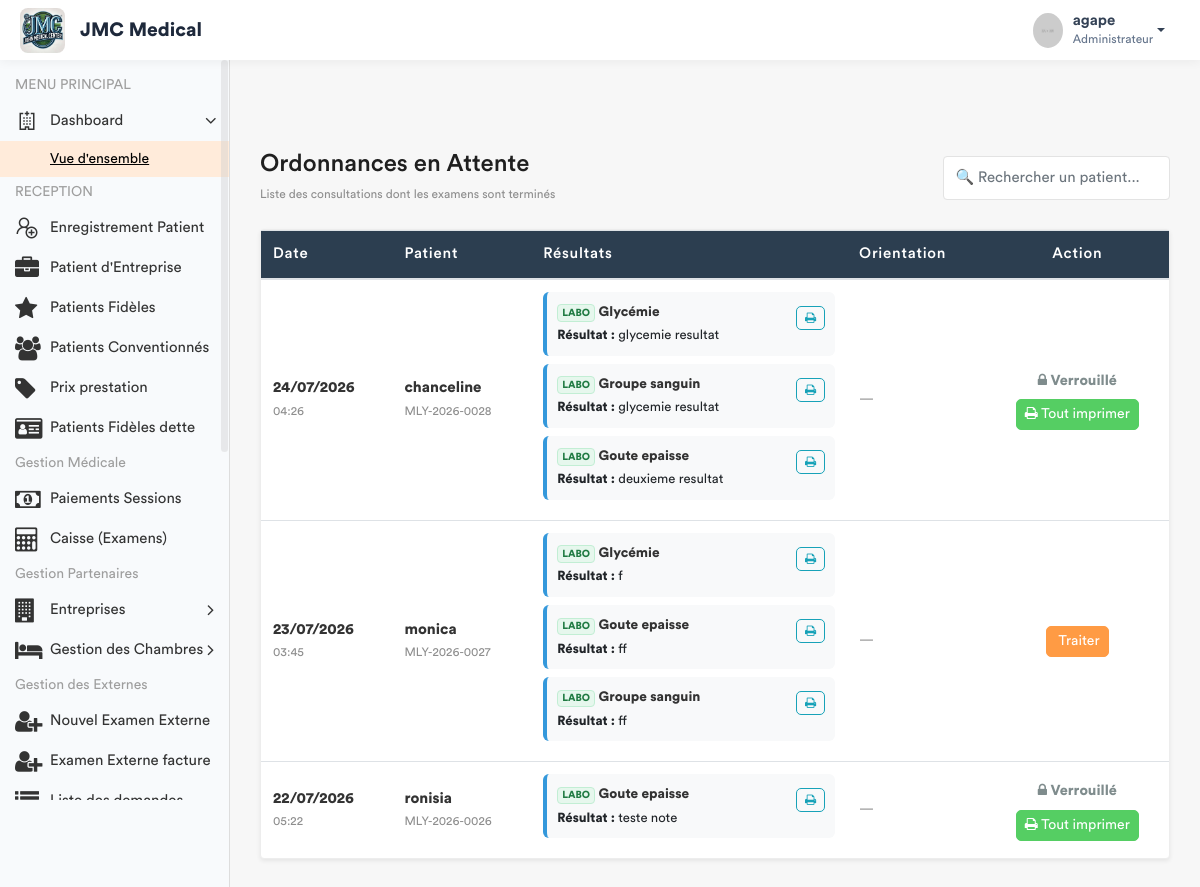
The page /medecin/salle-d-attente/ (signed in) on the database as committed earlier.
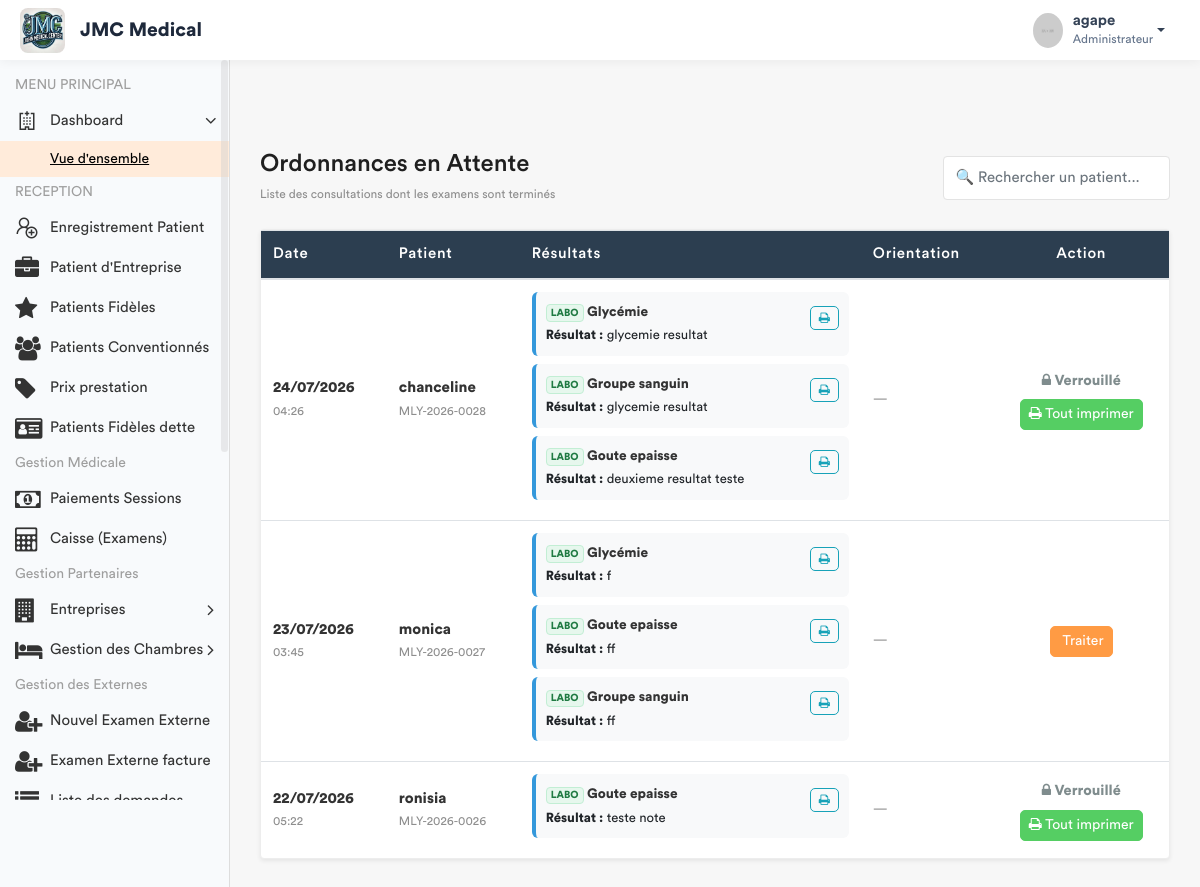
The same page on the database as committed later.
### app/models.py (models this page shows, shortened)
class DemandeExamen(models.Model):
    STATUT = [
        ('EN_ATTENTE', 'En attente'),
        ('TERMINE', 'Terminé'),
        ('ANNULE', 'Annulé'),
    ]
    consultation = models.ForeignKey('Consultation', related_name='examens', on_delete=models.CASCADE)
    prestation = models.ForeignKey('Prestation', on_delete=models.PROTECT)
    indication = models.TextField(blank=True, help_text="Note du médecin pour le technicien")
    resultat = models.TextField(blank=True, null=True)
    image_resultat = models.ImageField(upload_to='resultats_examens/', blank=True, null=True)
    technicien = models.ForeignKey(
        settings.AUTH_USER_MODEL,
        related_name='examens_realises',
        on_delete=models.SET_NULL,
        null=True,
        blank=True
    )
    statut = models.CharField(max_length=20, choices=STATUT, default='EN_ATTENTE')
    date_demande = models.DateTimeField(default=timezone.now)
    date_realisation = models.DateTimeField(null=True, blank=True)
    quantite = models.PositiveIntegerField(default=1)
    hopital = models.ForeignKey(Hopital , on_delete= models.SET_NULL , null = True)

class Prestation(models.Model):
    CATEGORIES = [
        ('ADM', 'Administratif'),
        ('CONS', 'Consultation'),
        ('LABO', 'Laboratoire'),
        ('SOIN', 'Soins'),
        ('ECHO', 'Échographie'),
        ('RADIO', 'Radiologie'),
        ('SCAN', 'Scanner'),
        ('IRM', 'IRM'),
        ('CARDIO', 'Cardiographie'),
        ('GYNECO', 'Gynécographie'),
        ('ONCO', 'Oncologie'),
        ('ORTHO', 'Orthopédie'),
        ('DERMA', 'Dermatologie'),
        ('OPHTA', 'Ophtalmologie'),
        ('PSY', 'Psychiatrie'),
        ('KINE', 'Rééducation / Kinésithérapie'),
        ('MED', 'Acte Médical'),
        ('CHIR', 'Acte Chirurgical'),
        ('CONS_MAT', 'Consultation Maternité'),
        ('MAT', 'Forfait Maternité / Accouchement'),
    ]
    libelle = models.CharField(max_length=200, verbose_name="Libellé")
    categorie = models.CharField(max_length=10, choices=CATEGORIES, verbose_name="Catégorie")
    prix = models.DecimalField(max_digits=10, decimal_places=2, default=Decimal('0.00'), verbose_name="Prix (CDF)")
    hopital =  models.ForeignKey(Hopital, on_delete= models.SET_NULL , null = True , related_name = 'hopital_prestation')
    valeur_normale = models.CharField(
        max_length=150, blank=True, null=True,
        verbose_name="Valeur Normale / Référence (Labo uniquement)",
        help_text="Ex: 70-110 mg/dl, Négatif, etc."
    )
    class Meta:
        verbose_name = "Prestation"
        verbose_name_plural = "Prestations"

### app/views.py (the view, shortened to what this page needs)
# urls.py: path('medecin/salle-d-attente/', views.liste_attente_ordonnance_view, name='liste_attente_medecin'),
@login_required
def liste_attente_ordonnance_view(request):
    role = Fonction.objects.select_related('hopital', 'fonctionKey').filter(userKey=request.user).first()
    hopital_user = role.hopital if role else None
    fonctionKey = role.fonctionKey.roleName if role and role.fonctionKey else None
    if not hopital_user:
        messages.error(request, "Votre compte n'est rattaché à aucun hôpital.")
        return redirect('enregistrement_patient')
    consultations_en_attente = Consultation.objects.filter(
        examens__statut='TERMINE',
        triage__patient__hopital=hopital_user
    ).prefetch_related(
        'examens__prestation',
        'ordonnance_set'
    ).distinct().order_by('-date_creation')
    for c in consultations_en_attente:
        c.ordonnance_existante = c.ordonnance_set.exists()
        c.examens_termines = c.examens.filter(statut='TERMINE')
    lits_disponibles = Lit.objects.filter(
        est_occupe=False,
        hopital=hopital_user
    ).select_related('chambre').order_by('nom_lit')
    return render(request, 'back-end/medecin/liste_attente.html', {
        'consultations_en_attente': consultations_en_attente,
        'lits_disponibles': lits_disponibles,
        'fonctionKey': fonctionKey,
        'now': timezone.now(),
    })

### app/templates/back-end/medecin/liste_attente.html (shortened to what the changed rows need)
{% load static %}
<!DOCTYPE html>
<html lang="fr">
<head>
    {% include 'back-end/includes/css.html' %}
</head>
<body>
    <div class="main-wrapper">
        <div class="page-wrapper">
            <div class="content container-fluid">
                <div class="card shadow-sm">
                    <div class="card-body p-0">
                        <div class="table-responsive">
                            <table class="table table-hover mb-0" id="tablePatients">
                                <thead style="background: #2c3e50; color: white;">
                                    <tr>
                                        <th>Date</th>
                                        <th>Patient</th>
                                        <th>Résultats</th>
                                        <th>Orientation</th>
                                        <th class="text-center">Action</th>
                                    </tr>
                                </thead>
                                <tbody>
                                    {% for c in consultations_en_attente %}
                                    <tr>
                                        <td class="align-middle">
                                            <strong>{{ c.date_creation|date:"d/m/Y" }}</strong><br>
                                            <small class="text-muted">{{ c.date_creation|date:"H:i" }}</small>
                                        </td>
                                        <td class="align-middle">
                                            <strong>{{ c.triage.patient.noms }}</strong><br>
                                            <small class="text-muted">{{ c.triage.patient.code_patient }}</small>
                                        </td>
                                        <td class="align-middle">
                                            {% if c.examens_termines %}
                                                {% for exam in c.examens_termines %}
                                                <div class="exam-card">
                                                    <div class="exam-info">
                                                        <span class="badge
                                                            {% if exam.prestation.categorie == 'LABO' %}badge-labo
                                                            {% elif exam.prestation.categorie == 'RADIO' %}badge-radio
                                                            {% else %}badge-echo{% endif %}">
                                                            {{ exam.prestation.categorie }}
                                                        </span>
                                                        <strong>{{ exam.prestation.libelle }}</strong>
                                                        {% if exam.resultat %}
                                                            <span class="result-text">
                                                                <strong>Résultat :</strong> {{ exam.resultat }}
                                                            </span>
                                                        {% else %}
                                                            <span class="empty-result">Aucun résultat texte saisi</span>
                                                        {% endif %}
                                                    </div>
                                                    <a href="{% url 'imprimer_resultat' exam.id %}" target="_blank" class="btn btn-outline-info btn-exam">
                                                        <i class="fa fa-print"></i>
                                                    </a>
                                                </div>
                                                {% endfor %}
                                            {% else %}
                                                <small class="text-muted">Aucun résultat disponible</small>
                                            {% endif %}
                                        </td>
                                        <td class="align-middle orientation-cell">
                                            {% if c.orientations.all %}
                                                {% for o in c.orientations.all %}
                                                    <div class="orientation-destination">
                                                        <i class="fa fa-map-signs text-success"></i> {{ o.get_destination_display }}
                                                    </div>
                                                    {% if o.observation %}
                                                        <div class="orientation-observation">
                                                            {{ o.observation }}
                                                        </div>
                                                    {% endif %}
                                                {% endfor %}
                                            {% else %}
                                                <span class="text-muted">—</span>
                                            {% endif %}
                                        </td>
                                        <td class="text-center align-middle">
                                            {% if c.ordonnance_existante %}
                                                <div class="status-locked">
                                                    <i class="fa fa-lock"></i> Verrouillé
                                                </div>
                                                <a href="{% url 'imprimer_consultation' c.id %}" target="_blank" class="btn btn-success btn-sm mt-2">
                                                    <i class="fa fa-print"></i> Tout imprimer
                                                </a>
                                            {% else %}
                                                <button type="button" class="btn btn-primary btn-sm" data-toggle="modal" data-target="#modal{{ c.id }}">
                                                    <i class="fa fa-pencil-alt"></i> Traiter
                                                </button>
                                            {% endif %}
                                        </td>
                                    </tr>
                                    {% empty %}
                                    <tr>
                                        <td colspan="5" class="text-center p-4 text-muted">
                                            Aucune consultation en attente.
                                        </td>
                                    </tr>
                                    {% endfor %}
                                </tbody>
                            </table>
                        </div>
                    </div>
                </div>
            </div>
        </div>
    </div>
</body>
</html>

Rows that differ between the two databases and show on the page:
changed DemandeExamen: resultat "deuxieme resultat" → "deuxieme resultat teste"
